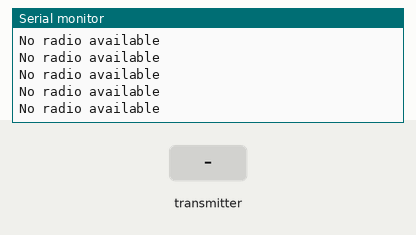
This sketch was run on a simulated Arduino Uno, built with avr-gcc and run on an emulated ATmega328P. Shown: the last lines printed to the serial monitor. The test bench sets the inputs (shaded band). No radio packets arrive unless stated.

Above: at 1.2 s.
1.3 s: the transmitter starts sending pitch = 0
At 1.9 s:
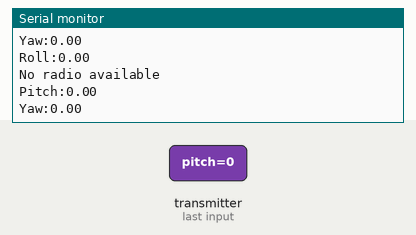
2.8 s: the transmitter starts sending roll = 100
5.8 s: the transmitter starts sending yaw = 0
8.8 s: the transmitter starts sending pitch = 25
At 9.3 s:
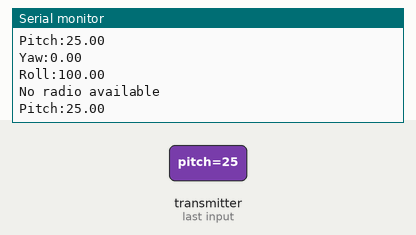
11.8 s: the transmitter starts sending roll = 0
14.8 s: the transmitter starts sending yaw = 25
At 15.7 s:
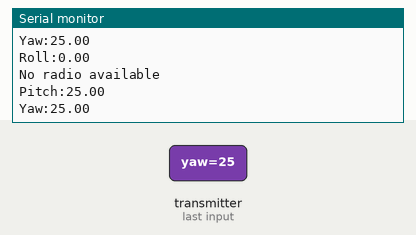

The sketch:

receiverCOde3sept.ino
```cpp
//Code for Receiver
#include <SPI.h>
#include "RF24.h"
#include <nRF24L01.h>
struct data{
  float pitch;
  float roll;
  float yaw;
}myData;
RF24 radio(10,9);
const uint64_t pipe = 0xE8E8F0F0E1LL;
byte addresses[][6] = {"1Node","2Node"};
bool radioNumber=1;
void setup(void){
  /////
  ////
 Serial.begin(9600);
 radio.begin();
 if(radioNumber){
    radio.openWritingPipe(addresses[1]);
    radio.openReadingPipe(1,addresses[0]);
  }
  else{
    radio.openWritingPipe(addresses[0]);
    radio.openReadingPipe(1,addresses[1]);
  }
 //radio.openReadingPipe(1,pipe);
 radio.enableDynamicPayloads();
 radio.startListening();
}
 void loop(){
 if (radio.available()){
     radio.read(&myData,sizeof(myData));
     Serial.print("Pitch:");
     Serial.println(myData.pitch);
     Serial.print("Yaw:");
     Serial.println(myData.yaw);
     Serial.print("Roll:");
     Serial.println(myData.roll);
     }
 else{Serial.println("No radio available");}
 }
```

Measured:
- after the input at 1.3 s, the serial monitor: prints a new line after 0.08 s (image 1)
- after the input at 8.8 s, the serial monitor: prints a new line after 0.09 s (image 2)
- after the input at 14.8 s, the serial monitor: prints a new line after 0.09 s (image 3)
